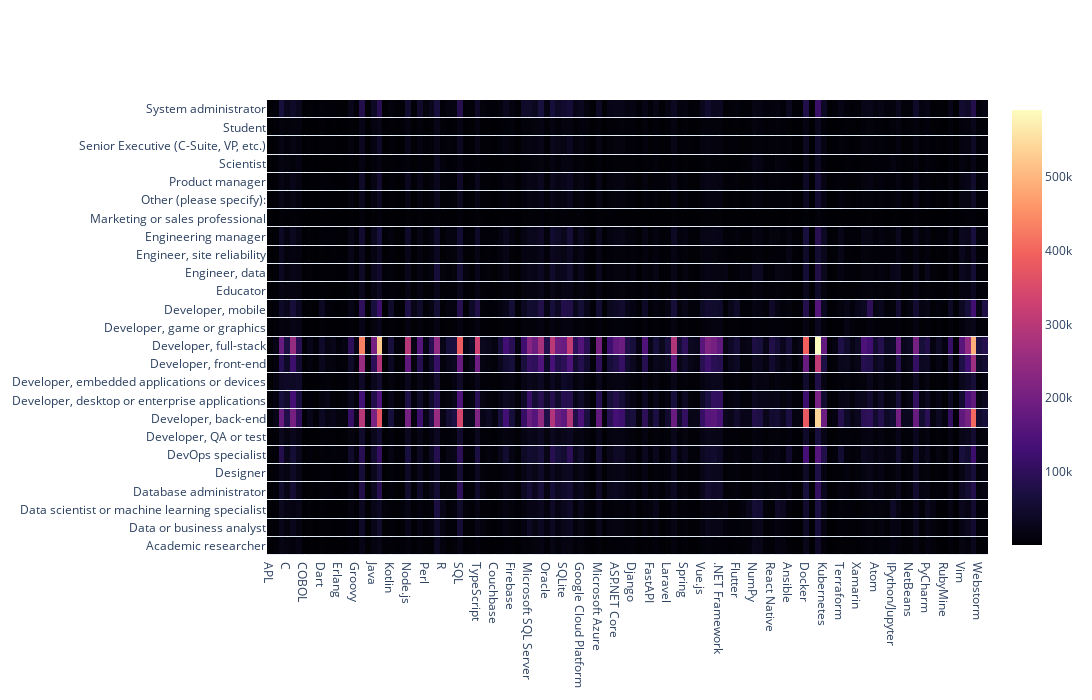

The notebook cell saved with this chart:
### Code cell
fig = go.Figure(data = go.Heatmap(z = job_skill, x =job_skill.columns , y = job_skill.index, colorscale= 'magma', ygap = 1))
fig.update_layout(width = 3000, height = 700)
fig.show()
fig.write_html('../reports/figures/skills_heatmap.html')

### Figure 1 — Plotly figure (JSON) as saved in the notebook; plotly's stock layout.template omitted (floating-point values rounded to 4 significant figures; data arrays with more than 128 entries replaced by an {"elided": "..."} marker saying what was removed)
{"data": [{"colorscale": [[0, "#000004"], [0.1111, "#180f3d"], [0.2222, "#440f76"], [0.3333, "#721f81"], [0.4444, "#9e2f7f"], [0.5556, "#cd4071"], [0.6667, "#f1605d"], [0.7778, "#fd9668"], [0.8889, "#feca8d"], [1, "#fcfdbf"]], "type": "heatmap", "x": ["APL", "Assembly", "Bash/Shell", "C", "C#", "C++", "COBOL", "Clojure", "Crystal", "Dart", "Delphi", "Elixir", "Erlang", "F#", "Go", "Groovy", "HTML/CSS", "Haskell", "Java", "JavaScript", "Julia", "Kotlin", "LISP", "Matlab", "Node.js", "Objective-C", "PHP", "Perl", "PowerShell", "Python", "R", "Ruby", "Rust", "SQL", "Scala", "Swift", "TypeScript", "VBA", "Cassandra", "Couchbase", "DynamoDB", "Elasticsearch", "Firebase", "IBM DB2", "MariaDB", "Microsoft SQL Server", "MongoDB", "MySQL", "Oracle", "PostgreSQL", "Redis", "SQLite", "AWS", "DigitalOcean", "Google Cloud Platform", "Heroku", "IBM Cloud or Watson", "Microsoft Azure", "Oracle Cloud Infrastructure", "ASP.NET", "ASP.NET Core ", "Angular", "Angular.js", "Django", "Drupal", "Express", "FastAPI", "Flask", "Gatsby", "Laravel", "React.js", "Ruby on Rails", "Spring", "Svelte", "Symfony", "Vue.js", "jQuery", ".NET Core / .NET 5", ".NET Framework", "Apache Spark", "Cordova", "Flutter", "Hadoop", "Keras", "NumPy", "Pandas", "Qt", "React Native", "TensorFlow", "Torch/PyTorch", "Ansible", "Chef", "Deno", "Docker", "Flow", "Git", "Kubernetes", "Pulumi", "Puppet", "Terraform", "Unity 3D", "Unreal Engine", "Xamarin", "Yarn", "Android Studio", "Atom", "Eclipse", "Emacs", "IPython/Jupyter", "IntelliJ", "Neovim", "NetBeans", "Notepad++", "PHPStorm", "PyCharm", "RStudio", "Rider", "RubyMine", "Sublime Text", "TextMate", "Vim", "Visual Studio", "Visual Studio Code", "Webstorm", "Xcode"], "y": ["Academic researcher", "Data or business analyst", "Data scientist or machine learning specialist", "Database administrator", "Designer", "DevOps specialist", "Developer, QA or test", "Developer, back-end", "Developer, desktop or enterprise applications", "Developer, embedded applications or devices", "Developer, front-end", "Developer, full-stack", "Developer, game or graphics", "Developer, mobile", "Educator", "Engineer, data", "Engineer, site reliability", "Engineering manager", "Marketing or sales professional", "Other (please specify):", "Product manager", "Scientist", "Senior Executive (C-Suite, VP, etc.)", "Student", "System administrator"], "ygap": 1, "z": {"elided": "25x125 float values"}}], "layout": {"height": 700, "width": 3000}}
